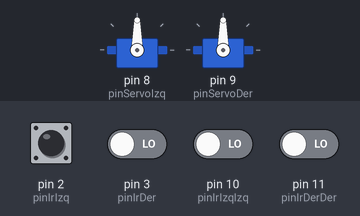
Simulated run of this sketch. Board: Arduino Uno, built with avr-gcc and run on an emulated ATmega328P. Parts: 2 × servo. The inputs (shaded band) are chosen by the test bench; at power-on: pin 2 (pinIrIzq) HIGH, pin 3 (pinIrDer), pin 10 (pinIrIzqIzq), pin 11 (pinIrDerDer) LOW.

Above: at 0.1 s.
At 0.6 s:
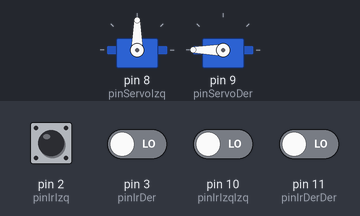
Timing chart, 0 to 2.1 s (numbered marks = the images above):
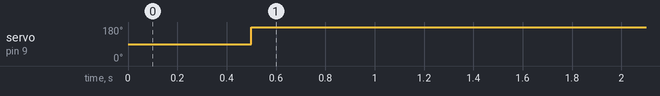

The sketch:

siguelineas.ino
```cpp
#include <Servo.h>

int NO_LINEA = LOW;
int LINEA = HIGH;

int TURN_AROUND_TIME = 1700;
int QUARTER_BACK_TIME = 400;
int EXTRA_FORWARD_TIME = 225;


Servo servoIzq;
Servo servoDer;

int pinIrIzqIzq = 10;
int pinIrIzq = 2;
int pinIrDer = 3;
int pinIrDerDer = 11;

int pinServoDer = 9;
int pinServoIzq = 8;

int irSensorValues[] = {LOW, LOW, LOW, LOW};


void setup(){

  pinMode(pinIrDer, INPUT);
  pinMode(pinIrIzq, INPUT);

  servoIzq.attach(pinServoIzq);
  servoDer.attach(pinServoDer);

  stopMotor();

  delay(500);
  forward();

}

void loop(){
  readIRSensor();

//  if(irSensorValues[0] == NO_LINEA && irSensorValues[3] == NO_LINEA && (irSensorValues[1] == LINEA || irSensorValues[2] == LINEA)){
//
//}
//  else if (irSensorValues[0] == LINEA )
//  {}
//  else if ( irSensorValues[2] == LINEA)
//   {}
//  else if (irSensorValues[0] == NO_LINEA && irSensorValues[2] == NO_LINEA)
//   {}
}

void readIRSensor(){
  irSensorValues[0] = digitalRead(pinIrIzqIzq);
  irSensorValues[1] = digitalRead(pinIrIzq);
  irSensorValues[2] = digitalRead(pinIrDer);
  irSensorValues[3] = digitalRead(pinIrDerDer);
}

/**
 * Funcion que hace que se mantenga sobre la linea haciendo correciones y si se sale del todo, detiene el motor
 */
void forward(){

  if(digitalRead(pinIrIzq) == NO_LINEA && digitalRead(pinIrDer) == LINEA){
   servoIzq.write(0);
   servoDer.write(90);
//	turnRight();
  }else if(digitalRead(pinIrIzq) == LINEA && digitalRead(pinIrDer) == NO_LINEA){
    servoIzq.write(90);
    servoDer.write(180);
//         turnLeft();
  }else if (digitalRead(pinIrIzq) == LINEA || digitalRead(pinIrDer) == LINEA){
    forwardMotor();
  }
   else if(digitalRead(pinIrIzq) == NO_LINEA && digitalRead(pinIrDer) == NO_LINEA){
    stopMotor();}
}

void stopMotor(){
  servoIzq.write(90);
  servoDer.write(90);
}

void forwardMotor(){
  servoIzq.write(0);
  servoDer.write(180);
}

void forwardMotor(int xTime){
  forwardMotor();
  delay(xTime);
}


void turnAround(){
  servoIzq.write(0);
  servoDer.write(0);
  delay(TURN_AROUND_TIME);
  forward();
}

void turnRight(){
  forwardMotor(EXTRA_FORWARD_TIME);
  servoIzq.write(0);
  servoDer.write(0);
  delay(QUARTER_BACK_TIME);
  forward();
}

void turnLeft(){
  forwardMotor(EXTRA_FORWARD_TIME);
  servoIzq.write(180);
  servoDer.write(180);
  delay(QUARTER_BACK_TIME);
  forward();
}
```

Measured:
- by itself, servo on pin 9 (pinServoDer): 90° → 180° at 0.50 s
